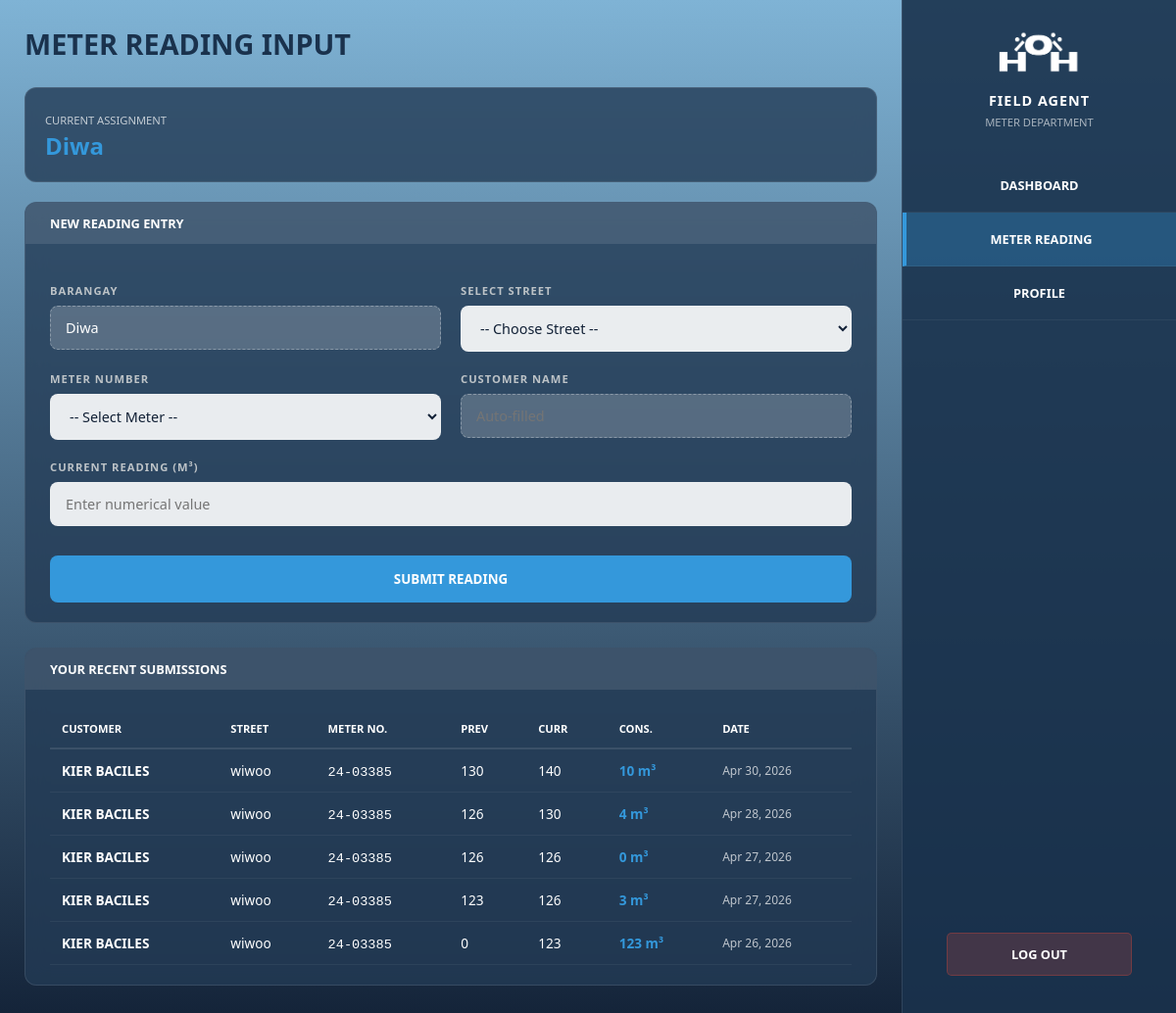
Screenshot of /meter_reading.php (signed in) with the database file from the repository.
### tables this page shows
CREATE TABLE `agent_assignments` (
  `id` int(11) NOT NULL,
  `agent_id` int(11) DEFAULT NULL,
  `area` varchar(100) DEFAULT NULL,
  `total_households` int(11) DEFAULT 0,
  `created_at` timestamp NOT NULL DEFAULT current_timestamp()
);

CREATE TABLE `meter_readings` (
  `id` int(11) NOT NULL,
  `user_id` int(11) DEFAULT NULL,
  `agent_id` int(11) DEFAULT NULL,
  `previous_reading` int(11) DEFAULT 0,
  `current_reading` int(11) DEFAULT NULL,
  `consumption` int(11) DEFAULT NULL,
  `reading_date` date DEFAULT NULL,
  `status` enum('pending','completed') DEFAULT 'completed',
  `created_at` timestamp NOT NULL DEFAULT current_timestamp()
);

CREATE TABLE `users` (
  `id` int(11) NOT NULL,
  `first_name` varchar(50) DEFAULT NULL,
  `last_name` varchar(50) DEFAULT NULL,
  `email` varchar(100) DEFAULT NULL,
  `contact_no` varchar(20) DEFAULT NULL,
  `password` varchar(255) DEFAULT NULL,
  `role` enum('user','admin','accountant','agent') DEFAULT 'user',
  `meter_number` varchar(50) DEFAULT NULL,
  `barangay` varchar(100) DEFAULT NULL,
  `street` varchar(100) DEFAULT NULL,
  `status` enum('active','inactive') DEFAULT 'active',
  `created_at` timestamp NOT NULL DEFAULT current_timestamp(),
  `user_code` varchar(50) DEFAULT NULL,
  `avatar` varchar(255) DEFAULT 'default.png'
);

### meter_reading.php (the view, shortened to what this page needs)
<?php
include "db.php";
$agent_id = $_SESSION['user_id'];
$assignment = $conn->query("
    SELECT area
    FROM agent_assignments
    WHERE agent_id='$agent_id'
")->fetch_assoc();
$assigned_barangay = $assignment['area'] ?? "";
$history = $conn->query("
    SELECT mr.*, u.first_name, u.last_name, u.street, u.meter_number
    FROM meter_readings mr
    JOIN users u ON mr.user_id = u.id
    WHERE mr.agent_id='$agent_id'
    AND u.barangay='$assigned_barangay'
    ORDER BY mr.created_at DESC
");
?>
<!DOCTYPE html>
<html lang="en">
<head>
    <link rel="stylesheet" href="styles/meter_reading.css">
</head>
<body id="mainBody">
    <div class="main-content">
        <div class="header-row">
            <h1>METER READING INPUT</h1>
        </div>
        <div class="glass-panel" style="padding: 20px; margin-bottom: 20px;">
            <span style="font-size: 0.7rem; opacity: 0.7; text-transform: uppercase;">Current Assignment</span><br>
            <strong style="font-size: 1.5rem; color: var(--accent-blue);">
                <?php echo $assigned_barangay ?: "Not Assigned"; ?>
            </strong>
        </div>
        <?php if($assigned_barangay != ""): ?>
        <div class="glass-panel">
            <div class="panel-title-bar">New Reading Entry</div>
            <div class="table-area">
                <form method="POST" class="reading-form-container">
                    <div class="input-group">
                        <label>Barangay</label>
                        <input type="text" value="<?php echo $assigned_barangay; ?>" readonly>
                    </div>
                    <div class="input-group">
                        <label>Select Street</label>
                        <select id="streetSelect" required>
                            <option value="">-- Choose Street --</option>
                        </select>
                    </div>
                    <div class="input-group">
                        <label>Meter Number</label>
                        <select name="user_id" id="meterSelect" required>
                            <option value="">-- Select Meter --</option>
                        </select>
                    </div>
                    <div class="input-group">
                        <label>Customer Name</label>
                        <input type="text" id="customerName" placeholder="Auto-filled" readonly>
                    </div>
                    <div class="input-group" style="grid-column: span 2;">
                        <label>Current Reading (m³)</label>
                        <input type="number" name="current" placeholder="Enter numerical value" required>
                    </div>
                    <button type="submit" name="save" class="submit-btn">SUBMIT READING</button>
                </form>
            </div>
        </div>
        <div class="glass-panel">
            <div class="panel-title-bar">Your Recent Submissions</div>
            <div class="table-area">
                <table class="data-table">
                    <thead>
                        <tr>
                            <th>Customer</th>
                            <th>Street</th>
                            <th>Meter No.</th>
                            <th>Prev</th>
                            <th>Curr</th>
                            <th>Cons.</th>
                            <th>Date</th>
                        </tr>
                    </thead>
                    <tbody>
                        <?php while($h = $history->fetch_assoc()): ?>
                        <tr>
                            <td><strong><?php echo strtoupper($h['first_name']." ".$h['last_name']); ?></strong></td>
                            <td><?php echo $h['street']; ?></td>
                            <td><span style="font-family: monospace;"><?php echo $h['meter_number']; ?></span></td>
                            <td><?php echo $h['previous_reading']; ?></td>
                            <td><?php echo $h['current_reading']; ?></td>
                            <td style="color: var(--accent-blue); font-weight: bold;"><?php echo $h['consumption']; ?> m³</td>
                            <td style="font-size: 0.75rem; opacity: 0.7;"><?php echo date('M d, Y', strtotime($h['reading_date'])); ?></td>
                        </tr>
                        <?php endwhile; ?>
                    </tbody>
                </table>
            </div>
        </div>
        <?php else: ?>
            <div class="glass-panel" style="padding: 40px; text-align: center; opacity: 0.6;">
                <p>No barangay assigned. Please contact the administrator to receive your field assignment.</p>
            </div>
        <?php endif; ?>
    </div>
        <div class="sidebar-right">
            <img src="assets/logo_name.png" class="side-logo">
            <div class="agent-info">
                <h3>FIELD AGENT</h3>
                <p>METER DEPARTMENT</p>
            </div>
            <nav class="nav-menu">
                <a href="agent_dashboard.php" class="nav-item">DASHBOARD</a>
                <a href="meter_reading.php" class="nav-item active">METER READING</a>
                <a href="profile.php" class="nav-item">PROFILE</a>
            </nav>
            <div class="sidebar-footer">
                <a href="logout.php" class="logout-btn-container">LOG OUT</a>
            </div>
        </div>
</body>
</html>

### styles/meter_reading.css (style rules this page uses)
:root { --navy-dark: #122136; --navy-panel: rgba(36, 59, 85, 0.8); --accent-blue: #3498db; --white: #ffffff; --success: #2ecc71; }
* { box-sizing: border-box; font-family: 'Segoe UI', Arial, sans-serif; }
body { margin: 0; background: linear-gradient(to bottom, #7fb3d5, #122136); background-attachment: fixed; height: 100vh; display: flex; overflow: hidden; opacity: 0; transition: opacity 0.4s ease-in-out; }
.main-content { flex: 1; padding: 25px; display: block; overflow-y: auto; height: 100vh; color: white; }
.header-row h1 { color: #1a324d; margin: 0 0 25px 0; font-size: 1.8rem; font-weight: 800; }
.reading-form-container { display: grid; grid-template-columns: 1fr 1fr; gap: 20px; margin-top: 20px; }
.input-group { display: flex; flex-direction: column; gap: 8px; }
.input-group label { font-size: 0.7rem; font-weight: 800; text-transform: uppercase; color: #bdc3c7; letter-spacing: 1px; }
input, select { width: 100%; padding: 12px 15px; border-radius: 8px; border: 1px solid rgba(255, 255, 255, 0.1); background: rgba(255, 255, 255, 0.9); color: var(--navy-dark); font-size: 0.9rem; outline: none; }
input[readonly] { background: rgba(255, 255, 255, 0.2); color: white; cursor: not-allowed; border: 1px dashed rgba(255, 255, 255, 0.3); }
.submit-btn { grid-column: span 2; background: var(--accent-blue); color: white; padding: 15px; border: none; border-radius: 8px; font-weight: 800; text-transform: uppercase; cursor: pointer; transition: 0.3s; margin-top: 10px; }
.glass-panel { background: var(--navy-panel); border-radius: 12px; border: 1px solid rgba(255, 255, 255, 0.1); backdrop-filter: blur(10px); margin-bottom: 25px; overflow: hidden; }
.panel-title-bar { background: rgba(255, 255, 255, 0.1); padding: 12px 25px; font-weight: 800; font-size: 0.8rem; text-transform: uppercase; }
.table-area { padding: 20px 25px; }
.data-table { width: 100%; border-collapse: collapse; }
.data-table th { text-align: left; padding: 12px; font-size: 0.7rem; text-transform: uppercase; border-bottom: 2px solid rgba(255, 255, 255, 0.1); }
.data-table td { padding: 12px; font-size: 0.85rem; border-bottom: 1px solid rgba(255, 255, 255, 0.05); }
.sidebar-right { width: 280px; background-color: rgba(26, 50, 77, 0.9); height: 100vh; display: flex; flex-direction: column; align-items: center; padding-top: 30px; border-left: 1px solid rgba(255,255,255,0.1); }
.side-logo { width: 100px; margin-bottom: 10px; }
.agent-info { color: white; text-align: center; margin-bottom: 30px; }
.agent-info h3 { margin: 5px 0; font-size: 0.9rem; letter-spacing: 1px; }
.agent-info p { margin: 0; font-size: 0.7rem; opacity: 0.6; text-transform: uppercase; }
.nav-menu { width: 100%; }
.nav-item { display: block; width: 100%; padding: 18px; text-decoration: none; color: white; text-align: center; font-weight: bold; font-size: 0.8rem; border-bottom: 1px solid rgba(255,255,255,0.05); transition: 0.3s; }
.nav-item:hover, .nav-item.active { background-color: rgba(52, 152, 219, 0.3); border-left: 4px solid var(--accent-blue); }
.sidebar-footer { margin-top: auto; padding-bottom: 30px; width: 80%; }
.logout-btn-container { display: block; width: 85%; margin: auto auto 30px auto; background: rgba(231, 76, 60, 0.2); color: white; text-align: center; padding: 12px; border-radius: 5px; font-weight: bold; text-decoration: none; font-size: 0.8rem; border: 1px solid rgba(231, 76, 60, 0.3); transition: 0.3s; }

### rows the page displays
agent_assignments: area "Diwa"
meter_readings: user.last_name "KIER BACILES", user.street "wiwoo", user.meter_number "24-03385", previous_reading "130", current_reading "140", consumption "10", reading_date "Apr 30, 2026"
meter_readings: user.last_name "KIER BACILES", user.street "wiwoo", user.meter_number "24-03385", previous_reading "126", current_reading "130", consumption "4", reading_date "Apr 28, 2026"
meter_readings: user.last_name "KIER BACILES", user.street "wiwoo", user.meter_number "24-03385", previous_reading "126", current_reading "126", consumption "0", reading_date "Apr 27, 2026"
meter_readings: user.last_name "KIER BACILES", user.street "wiwoo", user.meter_number "24-03385", previous_reading "123", current_reading "126", consumption "3", reading_date "Apr 27, 2026"
meter_readings: user.last_name "KIER BACILES", user.street "wiwoo", user.meter_number "24-03385", previous_reading "0", current_reading "123", consumption "123", reading_date "Apr 26, 2026"
